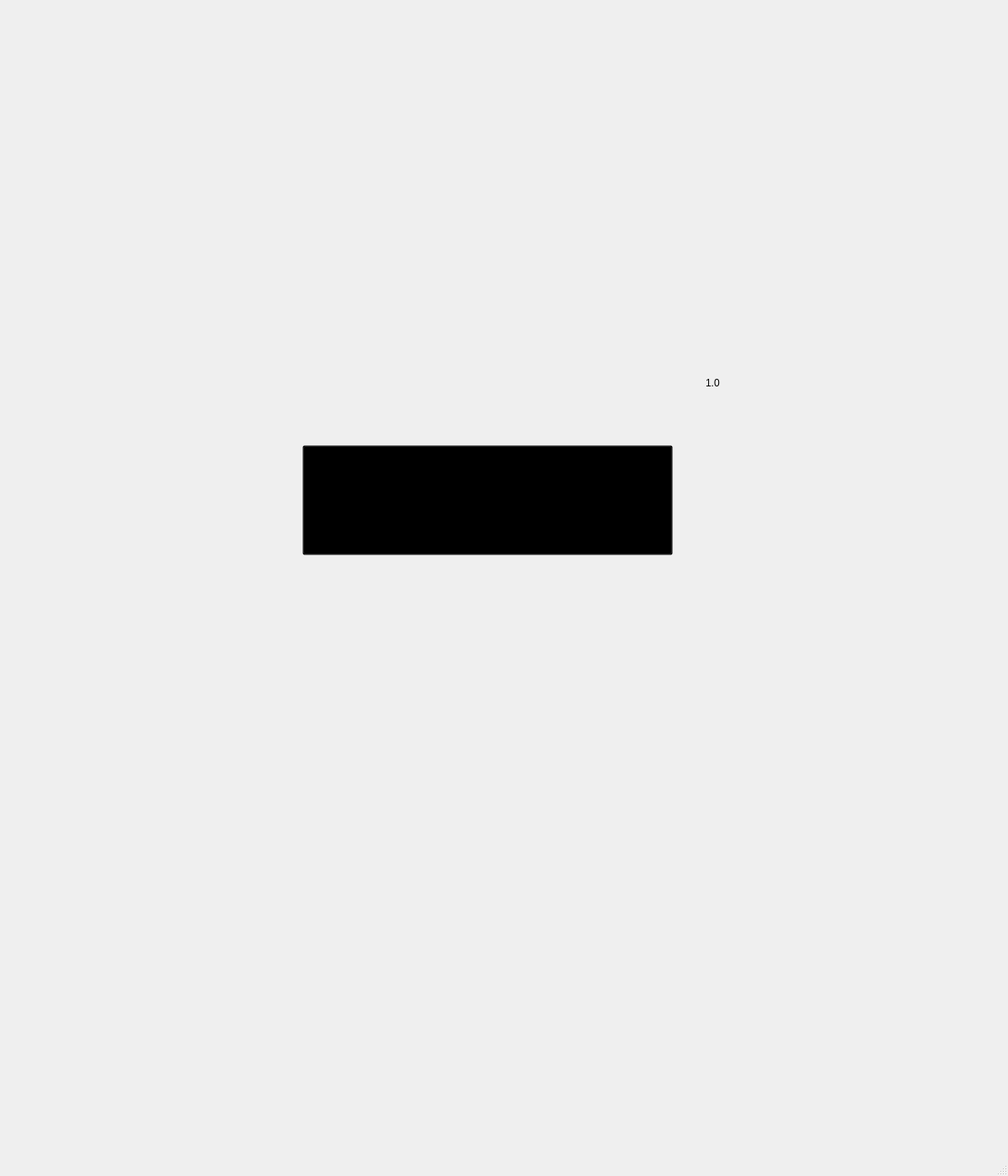
<?xml version="1.0" encoding="UTF-8"?>
<ui version="4.0">
 <class>SubWindow4</class>
 <widget class="QMainWindow" name="SubWindow4">
  <property name="geometry">
   <rect>
    <x>0</x>
    <y>0</y>
    <width>1200</width>
    <height>1400</height>
   </rect>
  </property>
  <property name="windowTitle">
   <string>MainWindow</string>
  </property>
  <property name="styleSheet">
   <string notr="true">background-image: url(:/new/resourse/5.jpg);</string>
  </property>
  <widget class="QWidget" name="centralwidget">
   <widget class="QPushButton" name="ExitToMain_button">
    <property name="geometry">
     <rect>
      <x>470</x>
      <y>1200</y>
      <width>261</width>
      <height>101</height>
     </rect>
    </property>
    <property name="styleSheet">
     <string notr="true">background-image: url(:/new/resourse/5.9.png);
background-color: rgba(0, 0, 0, 0);</string>
    </property>
    <property name="text">
     <string/>
    </property>
    <property name="flat">
     <bool>true</bool>
    </property>
   </widget>
   <widget class="QPushButton" name="InputVideo_button">
    <property name="geometry">
     <rect>
      <x>90</x>
      <y>50</y>
      <width>411</width>
      <height>111</height>
     </rect>
    </property>
    <property name="styleSheet">
     <string notr="true">background-image: url(:/new/resourse/5.2.png);
background-color: rgba(0, 0, 0, 0);</string>
    </property>
    <property name="text">
     <string/>
    </property>
    <property name="flat">
     <bool>true</bool>
    </property>
   </widget>
   <widget class="QPushButton" name="OutputVideo_button">
    <property name="geometry">
     <rect>
      <x>320</x>
      <y>1030</y>
      <width>511</width>
      <height>121</height>
     </rect>
    </property>
    <property name="styleSheet">
     <string notr="true">background-image: url(:/new/resourse/5.6.png);
background-color: rgba(0, 0, 0, 0);</string>
    </property>
    <property name="text">
     <string/>
    </property>
    <property name="flat">
     <bool>true</bool>
    </property>
   </widget>
   <widget class="QPushButton" name="separate_musicvideo_button">
    <property name="geometry">
     <rect>
      <x>200</x>
      <y>230</y>
      <width>691</width>
      <height>131</height>
     </rect>
    </property>
    <property name="styleSheet">
     <string notr="true">background-image: url(:/new/resourse/5.7.png);
background-color: rgba(0, 0, 0, 0);</string>
    </property>
    <property name="text">
     <string/>
    </property>
    <property name="flat">
     <bool>true</bool>
    </property>
   </widget>
   <widget class="QComboBox" name="Set_effect_box">
    <property name="geometry">
     <rect>
      <x>360</x>
      <y>530</y>
      <width>441</width>
      <height>131</height>
     </rect>
    </property>
    <property name="styleSheet">
     <string notr="true">background-color: rgba(0, 0, 0, 0);
font: 48pt &quot;楷体&quot;;</string>
    </property>
    <item>
     <property name="text">
      <string>视频特效</string>
     </property>
    </item>
    <item>
     <property name="text">
      <string>无</string>
     </property>
    </item>
    <item>
     <property name="text">
      <string>灰度</string>
     </property>
    </item>
    <item>
     <property name="text">
      <string>复古</string>
     </property>
    </item>
    <item>
     <property name="text">
      <string>漫画</string>
     </property>
    </item>
    <item>
     <property name="text">
      <string>素描</string>
     </property>
    </item>
    <item>
     <property name="text">
      <string>颗粒化</string>
     </property>
    </item>
    <item>
     <property name="text">
      <string>浮雕</string>
     </property>
    </item>
    <item>
     <property name="text">
      <string>暖色调</string>
     </property>
    </item>
    <item>
     <property name="text">
      <string>冷色调</string>
     </property>
    </item>
   </widget>
   <widget class="QPushButton" name="PlayVideo_button">
    <property name="geometry">
     <rect>
      <x>570</x>
      <y>50</y>
      <width>501</width>
      <height>131</height>
     </rect>
    </property>
    <property name="styleSheet">
     <string notr="true">background-image: url(:/new/resourse/5.8.png);
background-color: rgba(0, 0, 0, 0);</string>
    </property>
    <property name="text">
     <string/>
    </property>
    <property name="flat">
     <bool>true</bool>
    </property>
   </widget>
   <widget class="QPushButton" name="PlayNewVideo_button">
    <property name="geometry">
     <rect>
      <x>310</x>
      <y>850</y>
      <width>501</width>
      <height>131</height>
     </rect>
    </property>
    <property name="styleSheet">
     <string notr="true">background-image: url(:/new/resourse/5.4.png);
background-color: rgba(0, 0, 0, 0);</string>
    </property>
    <property name="text">
     <string/>
    </property>
    <property name="flat">
     <bool>true</bool>
    </property>
   </widget>
   <widget class="QPushButton" name="SetSpeed_button">
    <property name="geometry">
     <rect>
      <x>240</x>
      <y>380</y>
      <width>581</width>
      <height>131</height>
     </rect>
    </property>
    <property name="styleSheet">
     <string notr="true">background-image: url(:/new/resourse/5.5.png);
background-color: rgba(0, 0, 0, 0);</string>
    </property>
    <property name="text">
     <string/>
    </property>
    <property name="flat">
     <bool>true</bool>
    </property>
   </widget>
   <widget class="QLabel" name="playspeed_label">
    <property name="geometry">
     <rect>
      <x>840</x>
      <y>420</y>
      <width>181</width>
      <height>71</height>
     </rect>
    </property>
    <property name="styleSheet">
     <string notr="true">background-color: rgba(0, 0, 0, 0);
font: 36pt &quot;楷体&quot;;</string>
    </property>
    <property name="text">
     <string>1.0</string>
    </property>
   </widget>
   <widget class="QPushButton" name="CreateNewVideo_button">
    <property name="geometry">
     <rect>
      <x>320</x>
      <y>700</y>
      <width>491</width>
      <height>111</height>
     </rect>
    </property>
    <property name="styleSheet">
     <string notr="true">background-image: url(:/new/resourse/5.1.png);
background-color: rgba(0, 0, 0, 0);</string>
    </property>
    <property name="text">
     <string/>
    </property>
    <property name="flat">
     <bool>true</bool>
    </property>
   </widget>
  </widget>
  <widget class="QStatusBar" name="statusbar"/>
 </widget>
 <resources/>
 <connections/>
</ui>
